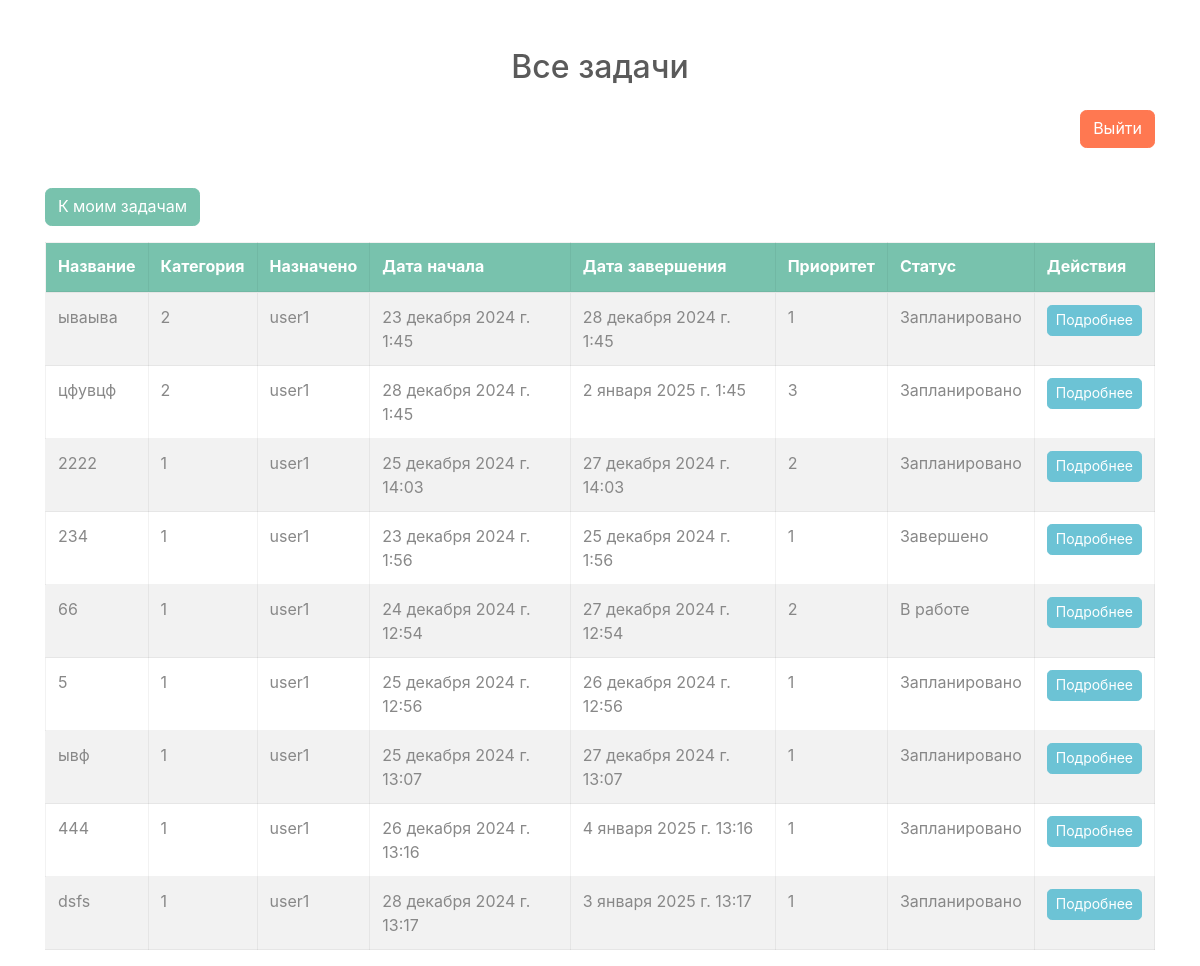
The app's page /tasks/all/ (signed in), older data.
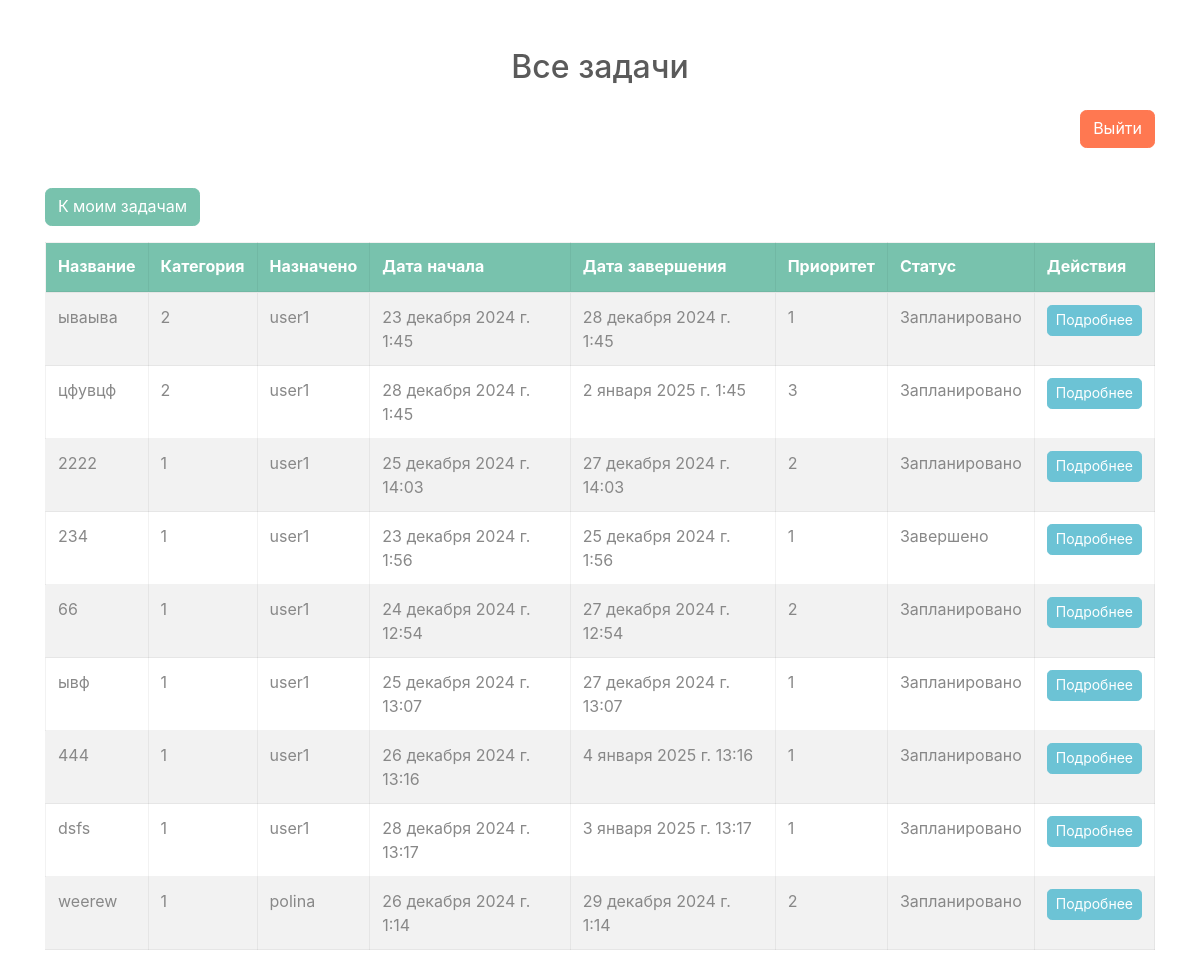
The same page, newer data.
### task_management_system_app/models.py (models this page shows)
class Task(models.Model):
    STATUS_CHOICES = [
        ('planned', 'Запланировано'),
        ('in_progress', 'В работе'),
        ('completed', 'Завершено'),
    ]
    name = models.CharField(max_length=100)
    category = models.ForeignKey(Category, on_delete=models.CASCADE)
    assigned_to = models.ForeignKey(User, on_delete=models.CASCADE, related_name='tasks')
    start_date = models.DateTimeField()
    end_date = models.DateTimeField()
    priority = models.IntegerField(default=1)
    description = models.TextField(default='')
    is_completed = models.BooleanField(default=False)
    status = models.CharField(
        max_length=20,
        choices=STATUS_CHOICES,
        default='planned'
    )

class Category(models.Model):
    name = models.CharField(max_length=100)

### task_management_system_app/views.py (the view)
# urls.py: path('tasks/all/', views.all_tasks_list, name='all_tasks_list'),
@login_required
def all_tasks_list(request):
    tasks = Task.objects.select_related('category', 'assigned_to').all()
    return render(request, 'all_tasks_list.html', {'tasks': tasks})

### task_management_system_app/templates/all_tasks_list.html (shortened to what this page needs)
<!DOCTYPE html>
<html lang="ru">
<head>
    <link rel="stylesheet" href="https://cdn.jsdelivr.net/npm/bootswatch@4.5.2/dist/minty/bootstrap.min.css">
</head>
<body>
    <div class="container mt-5">
        <h2 class="text-center mb-4">Все задачи</h2>
        <div class="mb-3 text-right">
            <a href="{% url 'logout' %}" class="btn btn-danger ml-2">Выйти</a>
        </div>
        <br/>
        <div class="mb-3">
            <a href="{% url 'user_tasks_list' %}" class="btn btn-primary">К моим задачам</a>
        </div>
        {% if tasks %}
        <table class="table table-bordered table-striped">
            <thead class="thead-dark">
                <tr>
                    <th>Название</th>
                    <th>Категория</th>
                    <th>Назначено</th>
                    <th>Дата начала</th>
                    <th>Дата завершения</th>
                    <th>Приоритет</th>
                    <th>Статус</th>
                    <th>Действия</th>
                </tr>
            </thead>
            <tbody>
                {% for task in tasks %}
                <tr>
                    <td>{{ task.name }}</td>
                    <td>{{ task.category.name }}</td>
                    <td>{{ task.assigned_to.username }}</td>
                    <td>{{ task.start_date }}</td>
                    <td>{{ task.end_date }}</td>
                    <td>{{ task.priority }}</td>
                    <td>{{ task.get_status_display }}</td>
                    <td>
                        <button type="button" class="btn btn-info btn-sm" data-toggle="modal"
                            data-target="#taskModal_{{ task.id }}">Подробнее</button>
                    </td>
                </tr>
                {% endfor %}
            </tbody>
        </table>
        {% else %}
        <p class="text-muted">Задач пока нет.</p>
        {% endif %}
    </div>
</body>
</html>

Row changes from the older to the newer data that the page shows:
removed Task: name "5", category.name "1", assigned_to.username "user1", start_date "25 декабря 2024 г. 12:56", end_date "26 декабря 2024 г. 12:56", priority "1", status "Запланировано"
changed Task "24 декабря 2024 г. 12:54": status "В работе" → "Запланировано"
added Task: name "weerew", category.name "1", assigned_to.username "polina", start_date "26 декабря 2024 г. 1:14", end_date "29 декабря 2024 г. 1:14", priority "2", status "Запланировано"
